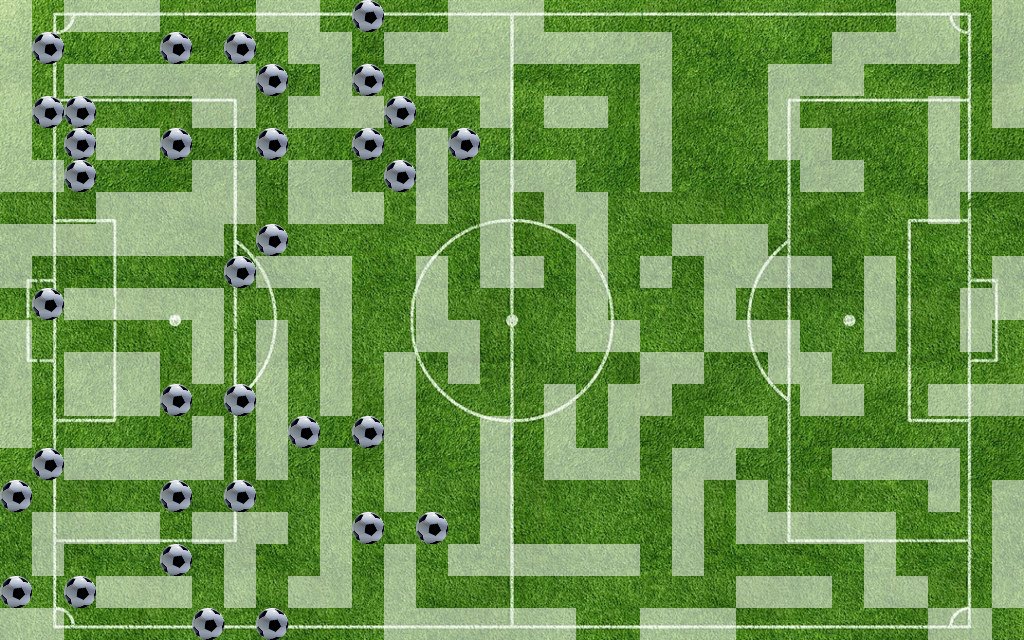

Tiled map render using the project's own tile images. Description and the map definition, with tile-layer contents summarised, below:
An orthogonal 32x20 tile map with 32x32 px tiles, 3 tile layers (tileTerrain, tileMurs, tileIntersections).

<map version="1.0" orientation="orthogonal" width="32" height="20" tilewidth="32" tileheight="32">
 <tileset firstgid="1" name="terrainTileset" tilewidth="32" tileheight="32">
  <image source="../tilesets/terrainTileset.png" width="1024" height="1024" />
  <tile id="639">
   <properties>
    <property name="test" value="null" />
   </properties>
  </tile>
  <tile id="640">
   <properties>
    <property name="intersection" value="" />
   </properties>
  </tile>
  <tile id="643">
   <properties>
    <property name="block" value="" />
   </properties>
  </tile>
 </tileset>
 <layer name="tileTerrain" width="32" height="20">
  <data>[640 cells, 640 non-empty, 640 distinct tile ids]</data>
 </layer>
 <layer name="tileMurs" width="32" height="20">
  <data>[640 cells, 264 non-empty, 1 distinct tile ids]</data>
 </layer>
 <layer name="tileIntersections" width="32" height="20">
  <data>[640 cells, 34 non-empty, 1 distinct tile ids]</data>
 </layer>
</map>
